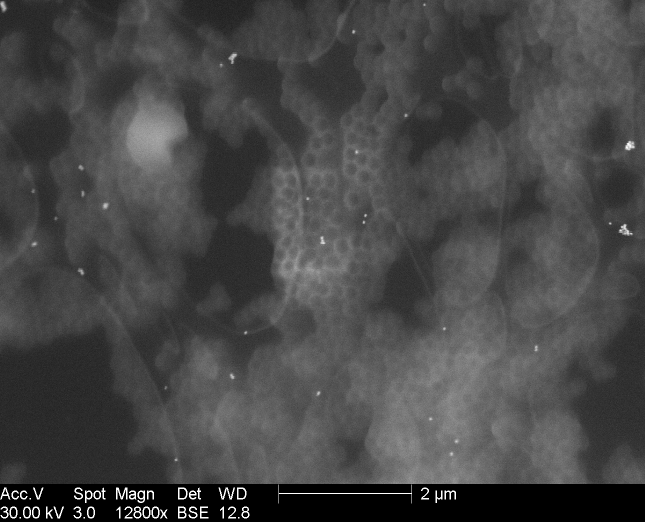
#> input picture images/2_40.tif, 1290 x 1044 px (shown at 1/2 size)
$ python test.py
#> lines starting #> are read from the running program, lines starting #| are printed output that depends on the picture; long printed decimals are rounded
import numpy as np
import cv2 as cv
from matplotlib import image
import matplotlib.pyplot as plt
from numpy.core.fromnumeric import size

def match(image_master, image_template, grid_size = 10, ratio_template_master = 0.5, ratio_master_template_patch = 0, speed_factor = 4):
    ''' Match two images

    Input:
        - image_master: image before the displacement (ndarray).
        - image_template: image after the displacement (nd_array).
        - grid_size: Computation resolution. Higher is more precise but slower (int).
        - ratio_template_master: Ratio of image_template used for computation. Between 0 and 1 (float).
        - ratio_master_template_patch: Ratio for master patch size from template patch. Is computed optimaly by default (float).
        - speed_factor: reduce master patch size for speed optimization. Decrease precision and is not recommended for high displacements (int).

    Output:
        - Displacement vector in pixels (list[float, float]).
        - Correlation coefficient between 0 and 1 (float).

    Exemple:
        res = match(img1, img2)
        print(res)
            -> ([20.0, 20.0], 0.9900954802437584)
    '''

    image_master = np.float32(image_master)
    image_template = np.float32(image_template)

    height_master, width_master = image_master.shape

    height_template, width_template = int(ratio_template_master*height_master), int(ratio_template_master*width_master)

    template_patch_size = (height_template//grid_size,
                            width_template//grid_size)

    # [8 lines of commented-out code are left out]

    displacement_vector = np.array([[0,0]])
    corr_trust = np.array(0)

    for i in range(grid_size):
        for j in range(grid_size):

            # [7 lines of commented-out code are left out]


            template_patch_xA = (height_master - height_template)//2 + (i)*template_patch_size[0]
            template_patch_yA = (width_master  - width_template)//2  + (j)*template_patch_size[1]
            template_patch_xB = (height_master - height_template)//2 + (i+1)*template_patch_size[0]
            template_patch_yB = (width_master  - width_template)//2  + (j+1)*template_patch_size[1]

            template_patch = image_template[int(template_patch_xA):int(template_patch_xB),
                                            int(template_patch_yA):int(template_patch_yB)]

            corr_scores = cv.matchTemplate(image_master, template_patch, cv.TM_CCOEFF_NORMED) # plein de param à modifier après pour que ça marche
            # corr_scores = cv.matchTemplate(master_patch, template_patch, cv.TM_CCOEFF_NORMED)

            _, max_val, _, max_loc = cv.minMaxLoc(corr_scores)

            dx = template_patch_xA - max_loc[1]
            dy = template_patch_yA - max_loc[0]

            # dx = (master_patch_size[0] - template_patch_size[0])//2 - max_loc[1]
            # dy = (master_patch_size[1] - template_patch_size[1])//2 - max_loc[0]

            displacement_vector = np.append(displacement_vector, [[dx, dy]], axis=0)

            corr_trust = np.append(corr_trust, max_val)

    displacement_vector = np.delete(displacement_vector,0,0)
    dx_tot = displacement_vector[:,0]
    dy_tot = displacement_vector[:,1]

    mean_x = np.mean(dx_tot)
    mean_y = np.mean(dy_tot)
    stdev_x = np.std(dx_tot)
    stdev_y = np.std(dy_tot)
    plt.plot(dx_tot)
    plt.plot(dy_tot)
    plt.show()
    for d in dx_tot:
        if (d < mean_x - stdev_x) or (mean_x + stdev_x < d):
            dx_tot = np.delete(dx_tot, np.where(dx_tot==d))
    for d in dy_tot:
        if (d < mean_y - stdev_y) or (mean_y + stdev_y < d):
            dy_tot = np.delete(dy_tot, np.where(dy_tot==d))
    mean_x = np.mean(dx_tot)
    mean_y = np.mean(dy_tot)
    stdev_x = np.std(dx_tot)
    stdev_y = np.std(dy_tot)
    plt.plot(dx_tot)
    plt.plot(dy_tot)
    plt.show()
    for d in dx_tot:
        if (d < mean_x - stdev_x) or (mean_x + stdev_x < d):
            dx_tot = np.delete(dx_tot, np.where(dx_tot==d))
    for d in dy_tot:
        if (d < mean_y - stdev_y) or (mean_y + stdev_y < d):
            dy_tot = np.delete(dy_tot, np.where(dy_tot==d))
    plt.plot(dx_tot)
    plt.plot(dy_tot)
    plt.show()
    dx_tot = cv.blur(dx_tot, (1, dx_tot.shape[0]//4))
    dy_tot = cv.blur(dy_tot, (1, dy_tot.shape[0]//4))
    plt.plot(dx_tot)
    plt.plot(dy_tot)
    plt.show()

    return np.mean(dx_tot), np.mean(dy_tot), np.mean(corr_trust)

import os
dir_pi = os.getcwd()


imp = 0
while True:
    try:
        from autoscript_sdb_microscope_client import SdbMicroscopeClient
        from autoscript_sdb_microscope_client.enumerations import *
        from autoscript_sdb_microscope_client.structures import *
        break
    except:
        if imp == 0:
            logging.info('Autoscript import failed... Trying to install pillow and cv2 requirements and trying again')
            #!pip install pillow # type: ignore
            #!pip install opencv-python # type: ignore
            imp = 1
        if imp != 0:
            logging.info('Something went wrong. Check your Autoscript installation')

# [50 lines of commented-out code are left out]

img1 = np.asarray(image.imread('images/2_40.tif'))
#> img1 is the input picture: shape (1044, 1290); min 0, max 255, mean 70.4
img2 = np.asarray(image.imread('images/5_25.tif'))
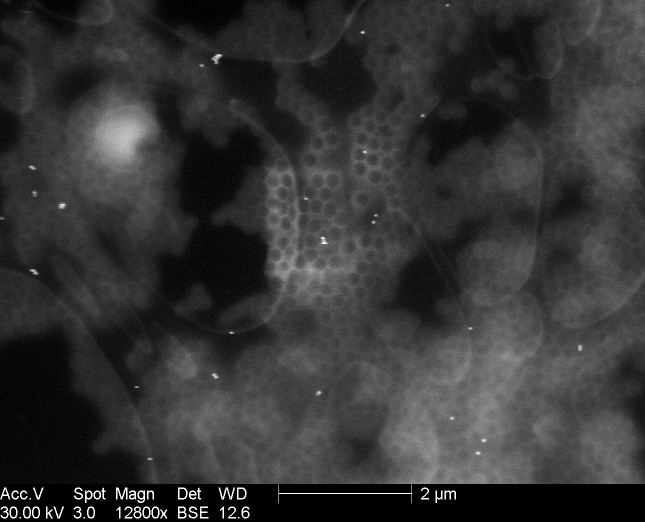
#> input picture images/5_25.tif, 1290 x 1044 px (shown at 1/2 size)
#> img2 is the input picture: shape (1044, 1290); min 0, max 255, mean 52.6

try:
    img1 = img1[:,:,1]
    img2 = img2[:,:,1]
except:
    pass

import time


# [15 lines of commented-out code are left out]


t = time.time()
res = match(img1, img2, grid_size=5, ratio_template_master=0.9)
#> after the loop in match, `for i in range(grid_size):`:
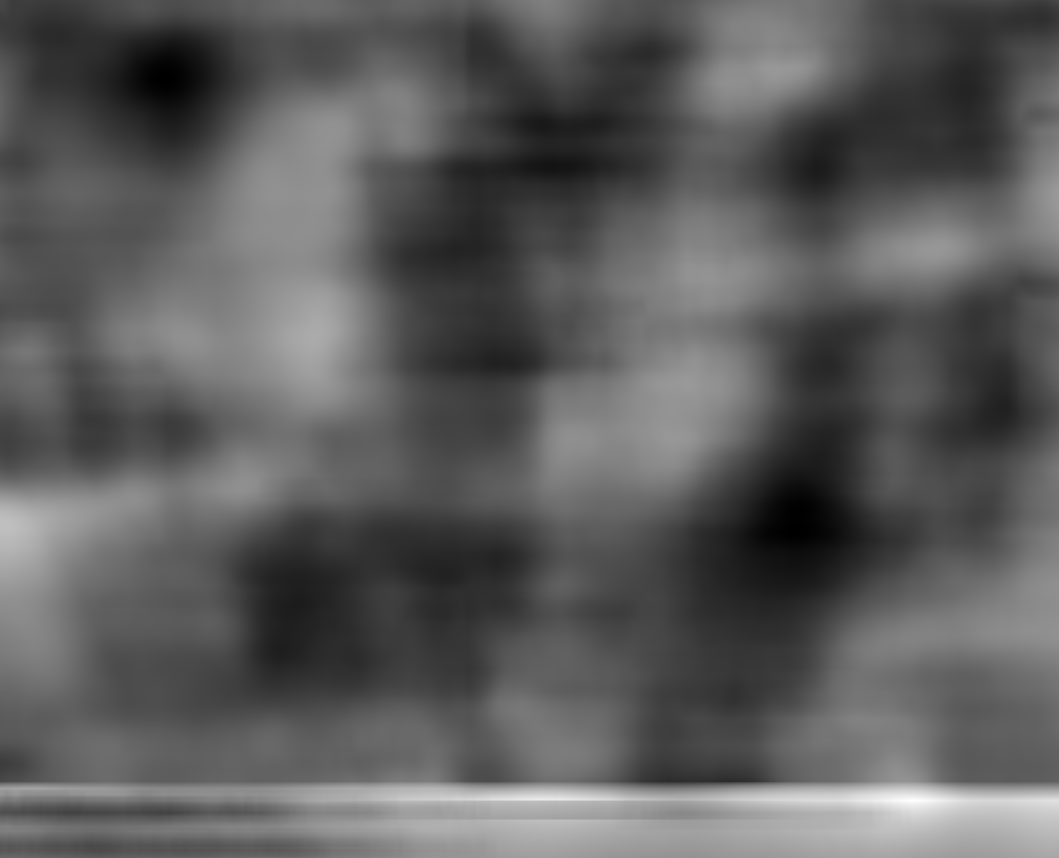
#> corr_scores: shape (858, 1059) float32; min -0.566, max 0.933, mean -0.0221; drawn with min black and max white
#> in match, `plt.show()`:
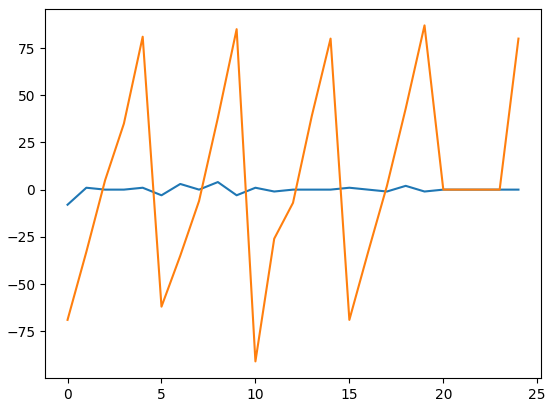
#> figure drawn by matplotlib, 1 panel; curve peaks at x = 8, y = 4; curve peaks at x = 19, y = 87
#> in match, `plt.show()`:
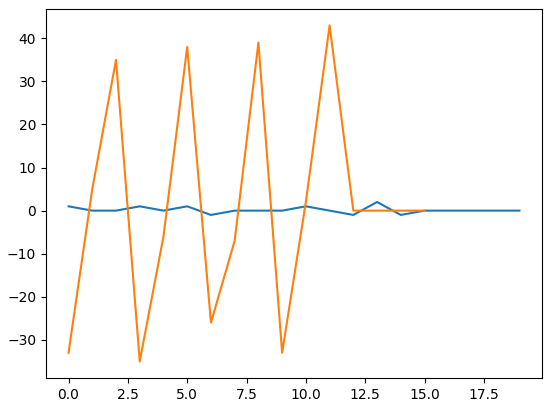
#> figure drawn by matplotlib, 1 panel; curve peaks at x = 13, y = 2; curve peaks at x = 11, y = 43
#> in match, `plt.show()`:
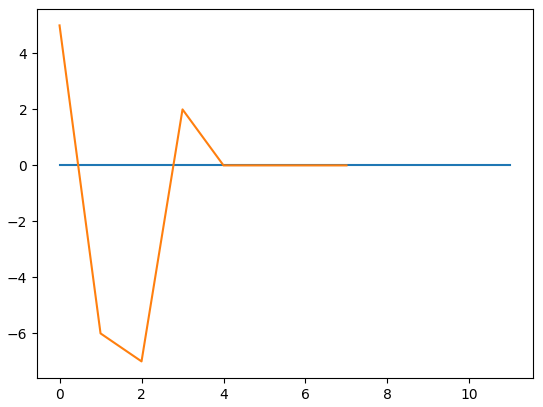
#> figure drawn by matplotlib, 1 panel
#> in match, `plt.show()`:
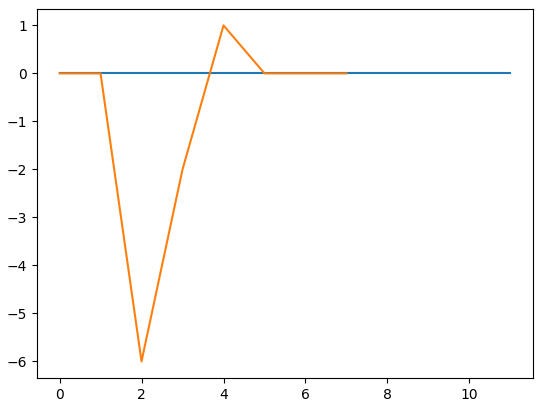
#> figure drawn by matplotlib, 1 panel
#> res = (0, -0.875, 0.749)
print(res)
#| (0.0, -0.875, 0.7489)
print('time = ', int((time.time()-t)*1000), 'ms')

# dx, dy, trust = match(img1, img2, grid_size=5, ratio_template_master=0.9)
# print(1000000*dx*1.27e-05/512, 1000000*dy*1.27e-05/512, trust)
